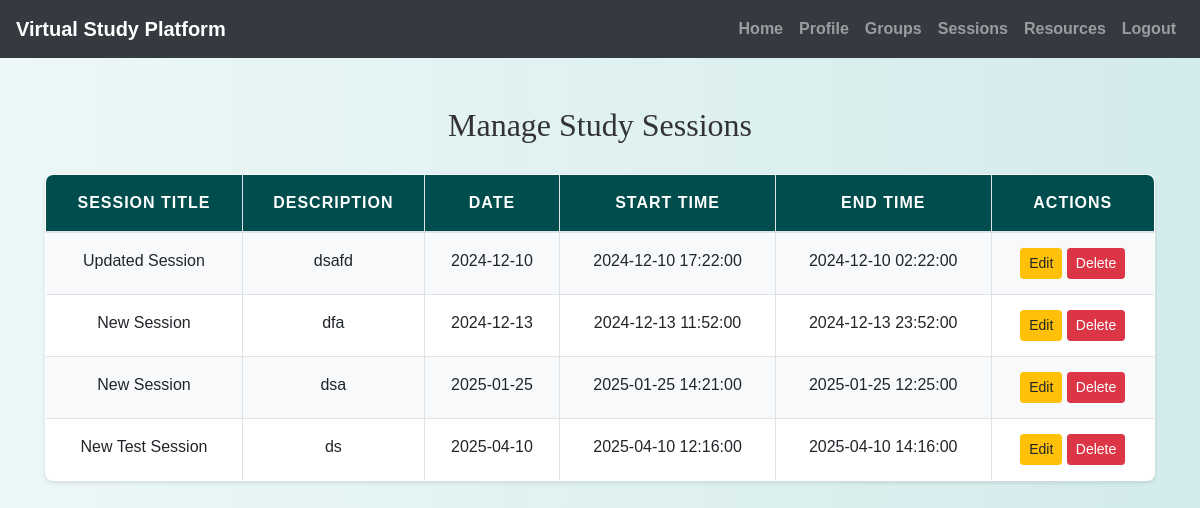
The page /manage_sessions.php (signed in) on the database its author committed.
### tables this page shows
CREATE TABLE `studysessions` (
  `SessionID` int(11) NOT NULL,
  `GroupID` int(11) NOT NULL,
  `SessionTitle` varchar(255) NOT NULL,
  `Description` text DEFAULT NULL,
  `SessionDate` date NOT NULL,
  `StartTime` datetime NOT NULL,
  `EndTime` datetime NOT NULL
);

### manage_sessions.php (the view, shortened to what this page needs)
<?php
include('config.php');
$user_id = $_SESSION["id"];
$sql = "SELECT * FROM StudySessions WHERE GroupID IN (SELECT GroupID FROM GroupMembers WHERE UserID = ?)";
$stmt = $conn->prepare($sql);
$stmt->bind_param("i", $user_id);
$stmt->execute();
$sessions_result = $stmt->get_result();
$sessions = $sessions_result->fetch_all(MYSQLI_ASSOC);
?>
<!DOCTYPE html>
<html lang="en">
<head>
    <link rel="stylesheet" href="https://maxcdn.bootstrapcdn.com/bootstrap/4.5.2/css/bootstrap.min.css">
    <link rel="stylesheet" href="./css/style.css">
</head>
<body>
    <?php include('navbar.php'); ?>
    <div class="container mt-5">
        <h2>Manage Study Sessions</h2>
        <table class="table table-bordered">
            <thead>
                <tr>
                    <th>Session Title</th>
                    <th>Description</th>
                    <th>Date</th>
                    <th>Start Time</th>
                    <th>End Time</th>
                    <th>Actions</th>
                </tr>
            </thead>
            <tbody>
                <?php foreach ($sessions as $session) { ?>
                    <tr>
                        <td><?php echo htmlspecialchars($session['SessionTitle']); ?></td>
                        <td><?php echo htmlspecialchars($session['Description']); ?></td>
                        <td><?php echo htmlspecialchars($session['SessionDate']); ?></td>
                        <td><?php echo htmlspecialchars($session['StartTime']); ?></td>
                        <td><?php echo htmlspecialchars($session['EndTime']); ?></td>
                        <td>
                            <a href="edit_session.php?id=<?php echo $session['SessionID']; ?>" class="btn btn-warning btn-sm">Edit</a>
                            <a href="?delete_id=<?php echo $session['SessionID']; ?>" class="btn btn-danger btn-sm"
                               onclick="return confirm('Are you sure you want to delete this session?');">Delete</a>
                        </td>
                    </tr>
                <?php } ?>
            </tbody>
        </table>
    </div>
</body>
</html>

### css/style.css (style rules this page uses)
body { background: linear-gradient(90deg, rgba(233, 246, 246, 0.831), rgba(207, 233, 233, 0.9)); font-family: 'Arial', sans-serif; color: #333; line-height: 1.6; }
h1, h2, h3, h4 { text-align: center; margin-top: 30px; margin-bottom: 30px; font-family: 'Georgia', serif; }
.container { margin-bottom: 40px; }
.table { width: 100%; border-collapse: collapse; margin-top: 20px; font-size: 16px; background-color: #ffffff; border-radius: 8px; overflow: hidden; box-shadow: 0 2px 4px rgba(0, 0, 0, 0.1); }
.table th, .table td { padding: 15px; border: 1px solid #dee2e6; text-align: center; }
.table thead th { background-color: #004d4d; color: white; font-weight: bold; text-transform: uppercase; letter-spacing: 1px; }
.table tbody tr:nth-child(odd) { background-color: #f8f9fa; }
a { color: #006666; text-decoration: none; font-weight: bold; }

### rows shown on the page
studysessions: SessionTitle "Updated Session", Description "dsafd", SessionDate "2024-12-10", StartTime "2024-12-10 17:22:00", EndTime "2024-12-10 02:22:00"
studysessions: SessionTitle "New Session", Description "dfa", SessionDate "2024-12-13", StartTime "2024-12-13 11:52:00", EndTime "2024-12-13 23:52:00"
studysessions: SessionTitle "New Session", Description "dsa", SessionDate "2025-01-25", StartTime "2025-01-25 14:21:00", EndTime "2025-01-25 12:25:00"
studysessions: SessionTitle "New Test Session", Description "ds", SessionDate "2025-04-10", StartTime "2025-04-10 12:16:00", EndTime "2025-04-10 14:16:00"
